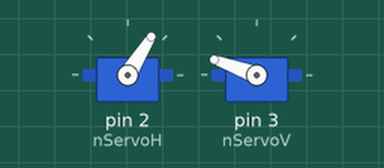
Recording of a sketch running on a simulated Arduino Uno, built with avr-gcc and run on an emulated ATmega328P. Parts: 2 × servo.

Above: at 5.05 s.
At 6.4 s:
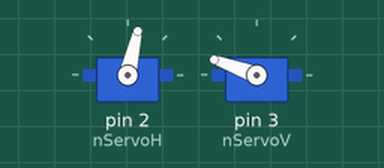
At 7.75 s:
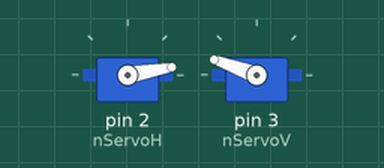
At 10.45 s:
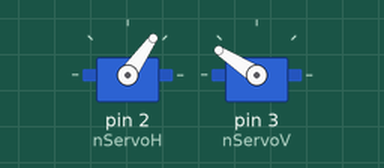
Timing chart, 0 to 12.9 s (numbered marks = the images above):
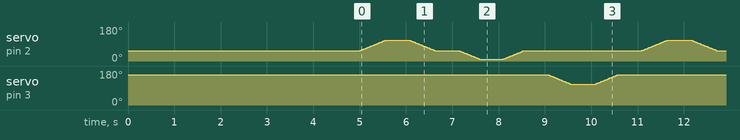

The sketch:

JLOjoRobotico.ino
```cpp
/*
------------------------------------------------------------------------------------
Proceso:     JLOjoRobotico.ino
Descripción: Mini proyecto sencillo para el movimiento de un Ojo robótico
Versión:     1.0
Fecha:       15-05-2024
Autor:       José Javier LLoris Roig - Valencia ( España )
Email:       javierllorisprogramador@gmail.com
Web:         https://javierlloris.blogspot.com
             En la actualidad en periodo de actualización para incluir más programas
             con sus códigos fuentes incluidos y repositorios de donde descargarlos.
             Pronto estarán todos en GitHub.

Tarjetas para el harware:
------------------------------------------------------------------------------------
Tarjeta arduino Rev3  => Tarjeta base Arduino UNO Rev3
ServoMotor            => 2 x servoMotor SG90
Cables                => Cables hembras y machos Dupoint
Modelo 3D Ojo         => Modelado de las piezas del ojo robotico
Modelo 3D Soporte     => Modelado del soporte para un servomotor

Programas:
------------------------------------------------------------------------------------
Visual Studio Code => Editor de fuentes ver 1.92.0
Arduino            => Instalar el programa ARDUINO IDE ver 2.3.3

Tiendas donde compro los componentes de electronica y robotica:
------------------------------------------------------------------------------------
Aliexpress china : https://es.aliexpress.com ( en español )
Turibot españa   : https://www.turibot.es/
Amazon españa    : https://www.amazon.es
Sinoning.com     : https://www.sinoning.com/
Makerbuying china: https://www.makerbuying.com/
Tiendatec españa : https://www.tiendatec.es/

Notas del autor:
------------------------------------------------------------------------------------
Experiencia en programación en multitud de lenguajes y S.O: 35 años.
En la actualidad: PreJubilado por enfermedad.
Lenguaje de programación preferido para programas de escritorio: Fivewin & Harbour
lenguaje multiplaforma incluso puedes embeber código Borland C dentro de los fuentes
SEO Antonio linares- Malaga ( España ).
Web : https://www.fivetechsoft.com/spanish/productos.php
Foro: https://forums.fivetechsupport.com/viewforum.php?f=6

Por costumbre suele documentar los fuentes de todos mis programas lo máximo que
puedo, para que cualquier programador que quiera modificar el fuente lo tenga lo
más fácil posible.

Este fuente es código abierto ( open source ) y puedes hacer lo que quieras con el.
Si requieres de alguna ayuda puedes mandarme un email arriba indicado.

Ojala puedas disfrutar tanto como yo de la programación, robótica y electronica.

Mejoras que se pueden hacer:
------------------------------------------------------------------------------------
- Añadir interruptor de encendido
- Añadir Led de encendido
- Añadir distintos sonidos cuando se mueva el ojo y el parpado

*/

// Libreria para el manejo de los servomotores
#include <Servo.h>

// Declaramos las variables para los movimientos de los servomotores
// para el ojo ( servo 1 ) y el parpado ( servo 2 )

int nPositionIniH = 55;   // Posicion inicial del ojo ( servo 1 )
int nRighMove     = 110;  // Posicion ojo maxima a la derecha ( servo 1 )
int nLeftMove     = 10;   // Posicion ojo maxima a la izquierda ( servo 1 )

int nPositionIniV = 160;  // Posicion inicial del parpado ( servo 2 )
int nUpMove       = 110;  // Posicion parpado maxima a hacia arriba ( servo 2 )
int nDownMove     = 180;  // Posicion parpado maxima a hacia abajo ( servo 2 )

int speed         = 10;   // Velocidad de desplazamiento de los servomotores
int interval      = 500;  // Tiempo de espera entre movimientos
int nBaudios      = 9600; // Comunicación serie a 9600 baudios

Servo nServoH;            // Declaramos el objeto servomotor para ojos(servo 1)
Servo nServoV;            // Declaramos el objeto servomotor para parpados(servo 2)

/*--------------------------------------------------------------------------------*/
/* Función setup()                                                                */
/* Descripción = Inicializa el entorno del proyecto                               */
/*--------------------------------------------------------------------------------*/
void setup()
{

  Serial.begin(nBaudios);        // Configuramos comunicación serie a 9600 baudios
  nServoH.attach(2);             // Configuramos pin para servo 1 ( rotación ojo )
  nServoV.attach(3);             // Configuramos pin para servo 2 ( parpados )
  nServoH.write(nPositionIniH);  // Posicionamos servo ojos(servo 1)posicion inicial
  nServoV.write(nPositionIniV);  // Posicionamos servo parpados(servo 2)posicion inicial
  delay(5000);

}
/*--------------------------------------------------------------------------------*/
/* Función loop()                                                                 */
/* Descripción = Realiza un bucle infinito hasta desconectar el cable USBPRINTER  */
/*               (SERIE)                                                          */
/*--------------------------------------------------------------------------------*/
void loop()
{
    MoveEyeHOR();
    MoveEyeVER();
}
/*--------------------------------------------------------------------------------*/
/*                      MOVIMIENTOS PARA EL OJO SERVO 1                           */
/*--------------------------------------------------------------------------------*/
/* Función MoveEyeHOR()                                                           */
/* Descripción = Mueve el ojo ( servo 1 ) de centro-derecha a centro-izquierda    */
/*--------------------------------------------------------------------------------*/
void MoveEyeHOR()
{

    // Movemos el ojo desde la posicion inicial a la derecha
    for(int i=nPositionIniH; i<=nRighMove; i++)
    {
        nServoH.write(i);
        delay(speed);
    }
    delay(interval);

    // Movemos el ojo desde la derecha a la posicion inicial
    for(int i=nRighMove; i>=nPositionIniH; i--)
    {
        nServoH.write(i);
        delay(speed);
    }
    delay(interval);

    // Movemos el ojo desde la posicion inicial a la izquierda
    for(int i=nPositionIniH; i>=nLeftMove; i--)
    {
        nServoH.write(i);
        delay(speed);
    }
    delay(interval);

    // Movemos el ojo desde la izquierda a la posicion inicial
    for(int i=nLeftMove; i<=nPositionIniH; i++)
    {
        nServoH.write(i);
        delay(speed);
    }
    delay(interval);

}
/*--------------------------------------------------------------------------------*/
/*                     MOVIMIENTOS PARA EL PARPADO SERVO 2                        */
/*--------------------------------------------------------------------------------*/
/* Función MoveEyeVER()                                                           */
/* Descripción = Mueve el parpado de posicion inicial al maximo de arriba y desde */
/*               arriba a la posicion inicial                                     */
/*--------------------------------------------------------------------------------*/
void MoveEyeVER()
{

    // Movemos el parpado desde posicion inicial al maximo arriba
    for(int i=nPositionIniV; i>=nUpMove; i--)
    {
        nServoV.write(i);
        delay(speed);
    }
    delay(interval);

    // Movemos el parpado desde el maximo de arriba a la posicion inicial
    for(int i=nUpMove; i<=nPositionIniV; i++)
    {
        nServoV.write(i);
        delay(speed);
    }
    delay(interval);

}
```
